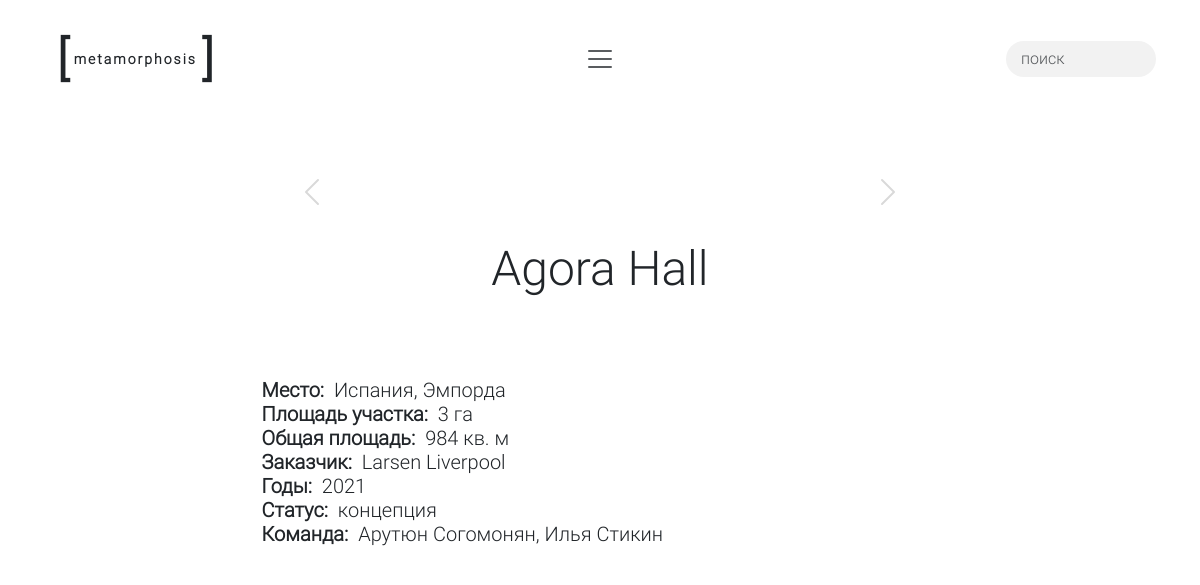
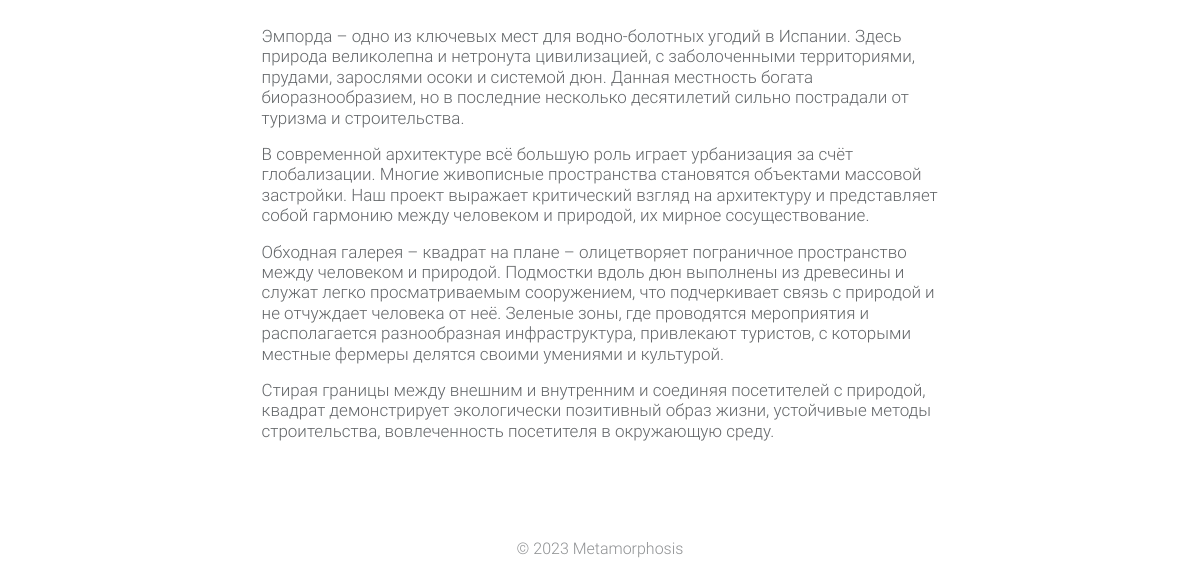
/projects/3/, run on an earlier commit of the app's database (2 pictures, top to bottom).
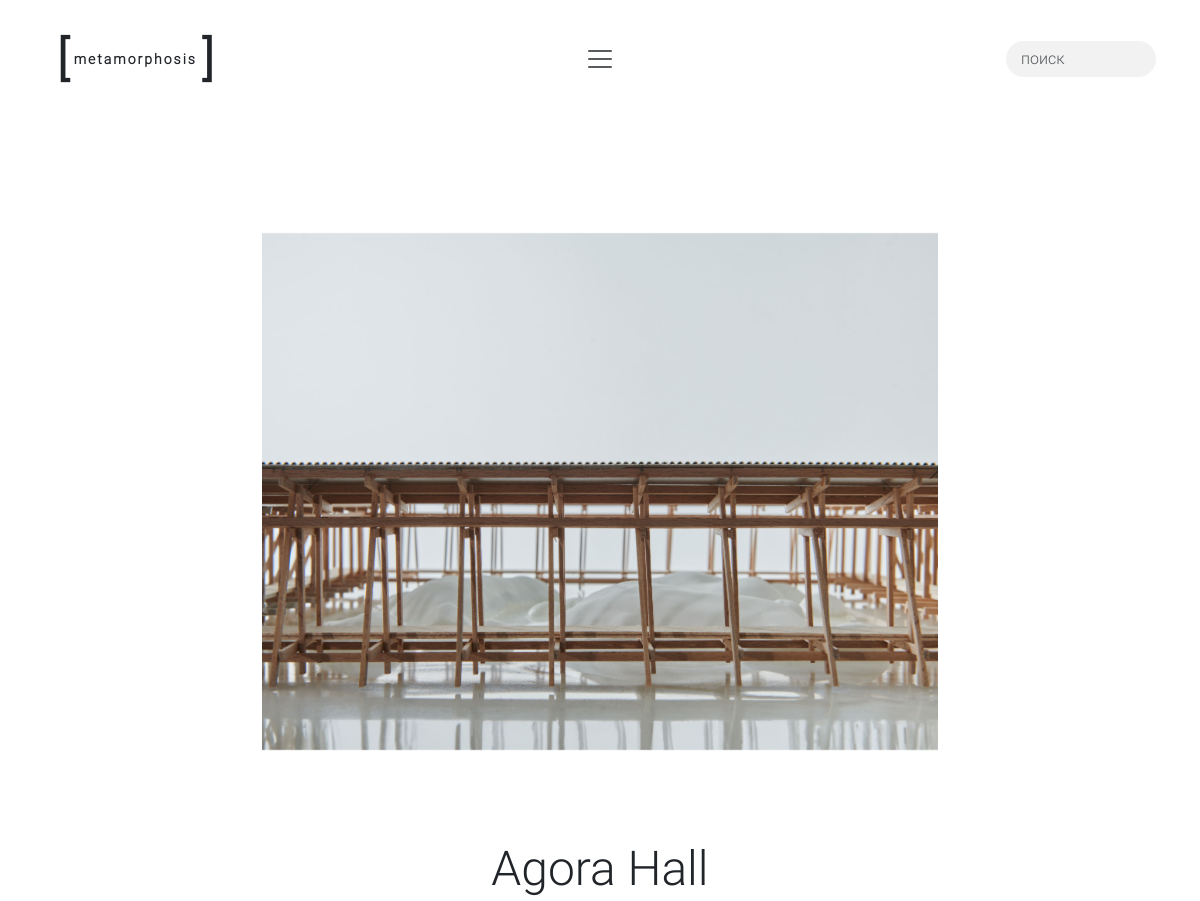
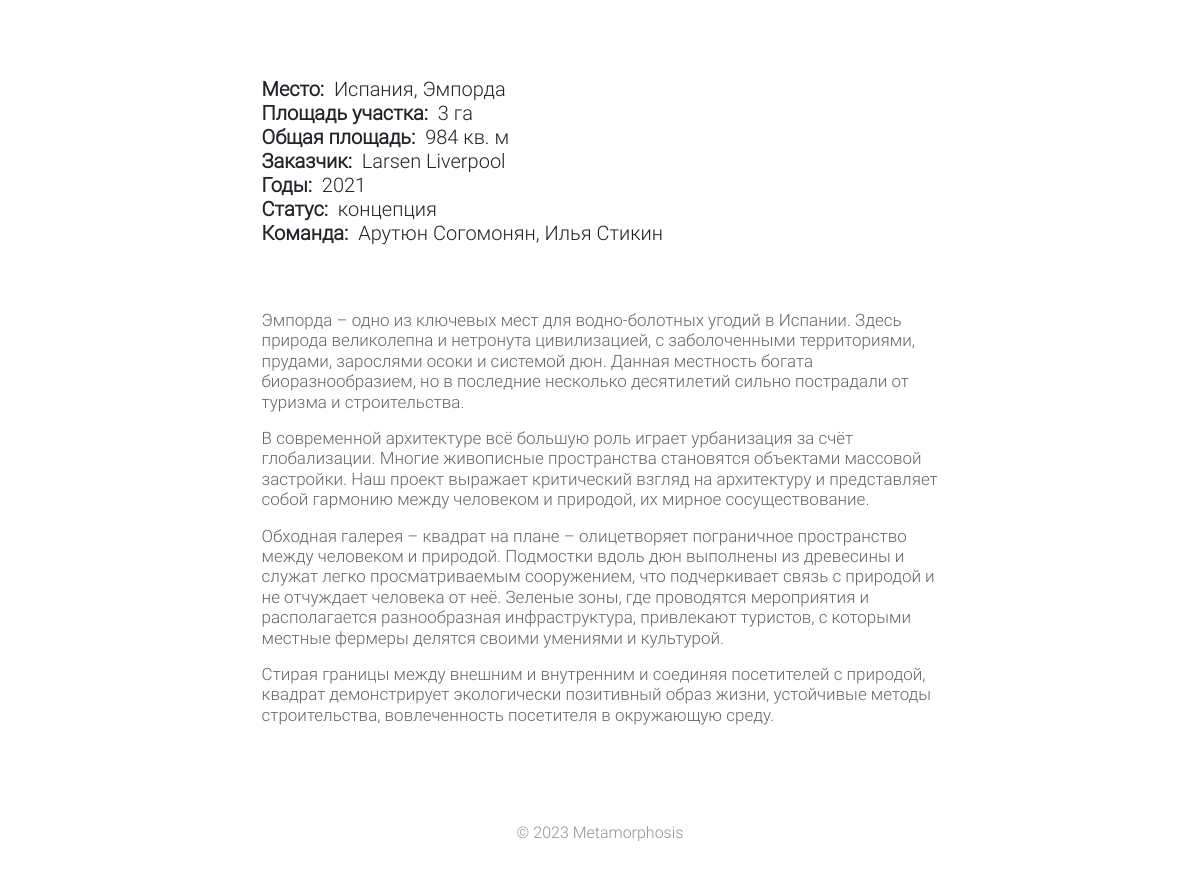
And on a later commit of the database (2 pictures, top to bottom).
### main/models.py (models this page shows, shortened)
class ProjectsPhoto(models.Model):
    image = models.ImageField(upload_to='static/projects_photos/')
    description = models.TextField(blank=True)
    display_order = models.PositiveIntegerField(default=0)

### main/views.py (the view)
# urls.py: path('projects/<int:project_id>/', views.project_detail, name='project_detail'),
def project_detail(request, project_id):
    template = 'main/project_detail.html'
    project = get_object_or_404(Project, pk=project_id)
    project_photos = project.photos.all().order_by('display_order')
    context = {
        'project': project,
        'project_photos': project_photos,
    }
    return render(request, template, context)

### main/context_processors.py (called while the page is built)
def project_themes(request):
    themes = ProjectTheme.objects.all()
    return {'project_themes': themes}

### main/models.py (called while the page is built)
    def __str__(self):
        return self.name

### templates/main/project_detail.html (shortened to what this page needs)
{% extends "base.html" %}
{% load static %}
{% block content %}
    <div class="mx-3 row d-flex justify-content-center">
        <div class="project-detail-content-column">
            <div id="carouselExample" class="carousel carousel-dark slide">
                <div class="carousel-inner">
                    {% for photo in project_photos %}
                        <div class="carousel-item {% if forloop.first %}active{% endif %}">
                            <a href="{{ photo.image.url }}" target="_blank">
                                <img src="{{ photo.image.url }}" class="d-block"
                                     alt="{{ photo.description }}"
                                     style="image-resolution: from-image; width: 776px; height: 600px; object-fit: contain; overflow: hidden; object-position: center">
                            </a>
                        </div>
                    {% endfor %}
                </div>
                <button class="carousel-control-prev" type="button" data-bs-target="#carouselExample"
                        data-bs-slide="prev">
                    <span class="carousel-control-prev-icon" aria-hidden="true"></span>
                </button>
                <button class="carousel-control-next" type="button" data-bs-target="#carouselExample"
                        data-bs-slide="next">
                    <span class="carousel-control-next-icon" aria-hidden="true"></span>
                </button>
            </div>
            <div class="d-grid justify-content-center my-5 pb-0">
                <div class="container d-flex justify-content-center">
                    <p class="font-weight-bold display-5 d-none d-md-block"
                       style="text-transform: capitalize">{{ project.title }}</p>
                </div>
                <div class="project-detail-statistics" data-aos="fade-up" data-aos-easing="linear"
                     data-aos-duration="500">
                    <h5><span>Место:</span> {{ project.location }}
                    </h5>
                    <h5><span>Площадь участка:</span> {{ project.space }}</h5>
                    <h5><span>Общая площадь:</span> {{ project.full_space }}</h5>
                    <h5><span>Заказчик:</span> {{ project.client }}
                    </h5>
                    <h5><span>Годы:</span> {{ project.years }}</h5>
                    <h5><span>Статус:</span> {{ project.status }}
                    </h5>
                    <h5><span>Команда:</span> {{ project.team }}
                    </h5>
                </div>
                <div class="d-flex justify-content-center" data-aos="fade-up" data-aos-easing="linear"
                     data-aos-duration="500">
                    <h5 class="project-detail-description">{{ project.description | safe }}</h5>
                </div>
            </div>
        </div>
    </div>
{% endblock %}

What changed in the data, as far as the page shows it:
added ProjectsPhoto: image (picture)
